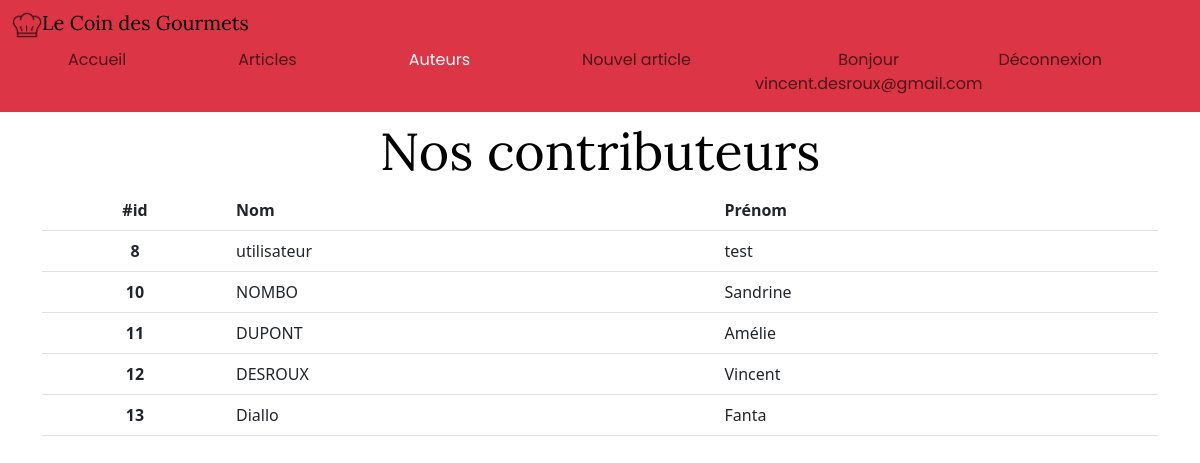
Page /auteurs.php (signed in) on the committed database.
### tables this page shows
CREATE TABLE `auteur` (
  `id_auteur` int(11) NOT NULL,
  `nom` varchar(50) DEFAULT NULL,
  `prenom` varchar(50) DEFAULT NULL,
  `date_de_naissance` date DEFAULT NULL,
  `email` varchar(255) DEFAULT NULL,
  `mot_de_passe` varchar(255) DEFAULT NULL,
  `valide` tinyint(1) DEFAULT NULL,
  `administrateur` tinyint(1) DEFAULT NULL
);

### auteurs.php (called while the page is built, shortened)
<?php
require_once './model/auteur.php';
$auteur = new Auteur();
$auteurs = $auteur->getAllAuthor();
include './template_view/auteur.phtml';

### model/auteur.php (called while the page is built, shortened)
<?php
class Auteur
{
    public function getAllAuthor(): array
    {
        $conn = connect();
        $query = $conn->prepare("SELECT * FROM auteur");
        $query->execute();
        $result = $query->fetchAll(PDO::FETCH_OBJ);
        return ($result);
    }
}

### template_view/auteur.phtml (the view, shortened to what this page needs)
<!DOCTYPE html>
<html lang="fr">
<head>
  <?php include_once './include/script.php'; ?>
  <link rel="stylesheet" href="../assets/css/style.css">
</head>
<body>
  <main>
    <div class="container">
      <?php include_once './include/menu.php'; ?>
      <br>
      <br>
      <br>
      <h1 class="d-flex justify-content-center align-items-center mb-15 mt-5">Nos contributeurs</h1>
      <table class="table">
        <thead style="background-color: #F7E6A4 ;">
          <tr>
            <th scope="col" class="col-2 text-center">#id</th>
            <th scope="col">Nom</th>
            <th scope="col">Prénom</th>
          </tr>
        </thead>
        <tbody>
          <?php foreach ($auteurs as $row) { ?>
            <tr>
              <th scope="row" class="col-2 text-center"><?= $row->id_auteur; ?></th>
              <td><?= $row->nom; ?></td>
              <td><?= $row->prenom; ?></td>
            </tr>
          <?php } ?>
        </tbody>
      </table>
    </div>
  </main>
</body>
</html>

### assets/css/style.css (style rules this page uses)
:root { --primary : #961C02; --gris1 : #010101; --gris2 : #5C5B5B; --gris3 : #999897; --blanc : #FFFFFF; --background : #F5F5F5; }
h1 { font-family: 'Lora', Georgia, 'Times New Roman', Times, serif; font-weight: 400; font-size: 3.25rem; color: var(--gris1); }

### rows in the picture
auteur: id_auteur "8", nom "utilisateur", prenom "test"
auteur: id_auteur "10", nom "NOMBO", prenom "Sandrine"
auteur: id_auteur "11", nom "DUPONT", prenom "Amélie"
auteur: id_auteur "12", nom "DESROUX", prenom "Vincent"
auteur: id_auteur "13", nom "Diallo", prenom "Fanta"

### other values in the picture
$emailSession "vincent.desroux@gmail.com"
